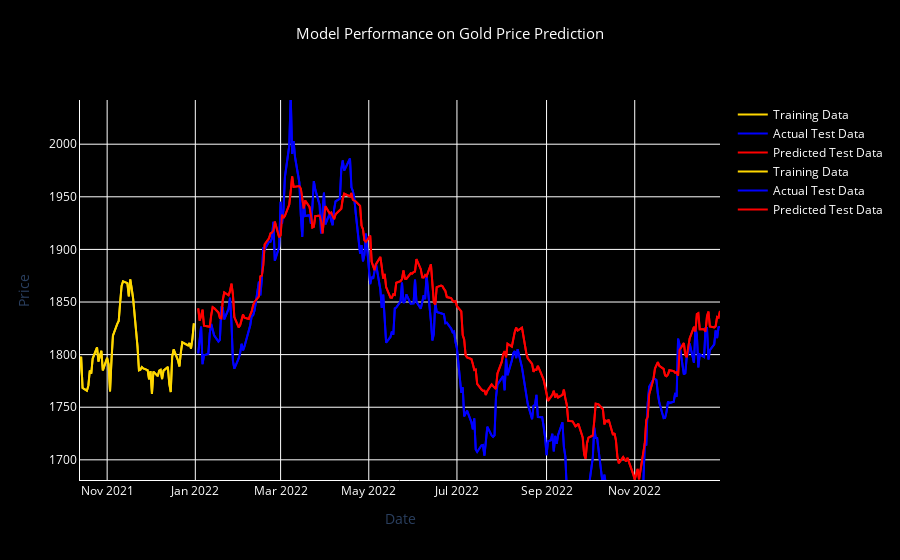

Notebook code cell kept with this figure:
### Code cell
assert len(df['Date'].iloc[-test_size:]) == len(y_test_true), "Mismatched length for Actual Test Data"
assert len(df['Date'].iloc[-test_size:]) == len(y_test_pred), "Mismatched length for Predicted Test Data"

fig.add_trace(go.Scatter(
    x=df['Date'].iloc[:-test_size],
    y=scaler.inverse_transform(train_data).flatten(),
    mode='lines',
    line=dict(color='#FFD700', width=2),
    name='Training Data'
))

fig.add_trace(go.Scatter(
    x=df['Date'].iloc[-test_size:],
    y=np.array(y_test_true).flatten(),  
    mode='lines',
    line=dict(color='blue', width=2),
    name='Actual Test Data'
))

fig.add_trace(go.Scatter(
    x=df['Date'].iloc[-test_size:],
    y=np.array(y_test_pred).flatten(),  
    mode='lines',
    line=dict(color='red', width=2),
    name='Predicted Test Data'
))

fig.update_layout(
    title={
        'text': "Model Performance on Gold Price Prediction",
        'y': 0.95,
        'x': 0.5,
        'xanchor': 'center',
        'yanchor': 'top',
        'font': {'size': 15, 'color': 'white'}
    },
    xaxis=dict(
        title='Date',
        titlefont=dict(size=12, color='white'),
        tickfont=dict(color='white'),
        showline=True,
        linecolor='white'
    ),
    yaxis=dict(
        title='Price',
        titlefont=dict(size=12, color='white'),
        tickfont=dict(color='white'),
        showline=True,
        linecolor='white'
    ),
    plot_bgcolor='black',
    paper_bgcolor='black',
    legend=dict(
        font=dict(size=12, color='white'),
        bgcolor='rgba(0,0,0,0)'
    )
)

fig.show()

### Figure 1 — Plotly figure (JSON) as saved in the notebook; plotly's stock layout.template omitted (floating-point values rounded to 4 significant figures; data arrays with more than 128 entries replaced by an {"elided": "..."} marker saying what was removed)
{"data": [{"line": {"color": "#FFD700", "width": 2}, "mode": "lines", "name": "Training Data", "type": "scatter", "x": {"elided": "2323 str values"}, "y": {"elided": "2323 float values"}}, {"line": {"color": "blue", "width": 2}, "mode": "lines", "name": "Actual Test Data", "type": "scatter", "x": {"elided": "260 str values"}, "y": {"elided": "260 float values"}}, {"line": {"color": "red", "width": 2}, "mode": "lines", "name": "Predicted Test Data", "type": "scatter", "x": {"elided": "260 str values"}, "y": {"elided": "260 float values"}}, {"line": {"color": "#FFD700", "width": 2}, "mode": "lines", "name": "Training Data", "type": "scatter", "x": {"elided": "2323 str values"}, "y": {"elided": "2323 float values"}}, {"line": {"color": "blue", "width": 2}, "mode": "lines", "name": "Actual Test Data", "type": "scatter", "x": {"elided": "260 str values"}, "y": {"elided": "260 float values"}}, {"line": {"color": "red", "width": 2}, "mode": "lines", "name": "Predicted Test Data", "type": "scatter", "x": {"elided": "260 str values"}, "y": {"elided": "260 float values"}}], "layout": {"autosize": true, "legend": {"bgcolor": "rgba(0, 0, 0, 0)", "font": {"color": "white", "size": 12}}, "paper_bgcolor": "black", "plot_bgcolor": "black", "title": {"font": {"color": "white", "size": 15}, "text": "Model Performance on Gold Price Prediction", "x": 0.5, "xanchor": "center", "y": 0.95, "yanchor": "top"}, "xaxis": {"autorange": false, "linecolor": "white", "range": ["2021-10-13 05:14:29.8815", "2022-12-30"], "showline": true, "tickfont": {"color": "white"}, "title": {"text": "Date"}, "type": "date"}, "yaxis": {"autorange": false, "linecolor": "white", "range": [1681.0, 2042.0], "showline": true, "tickfont": {"color": "white"}, "title": {"text": "Price"}, "type": "linear"}}}
